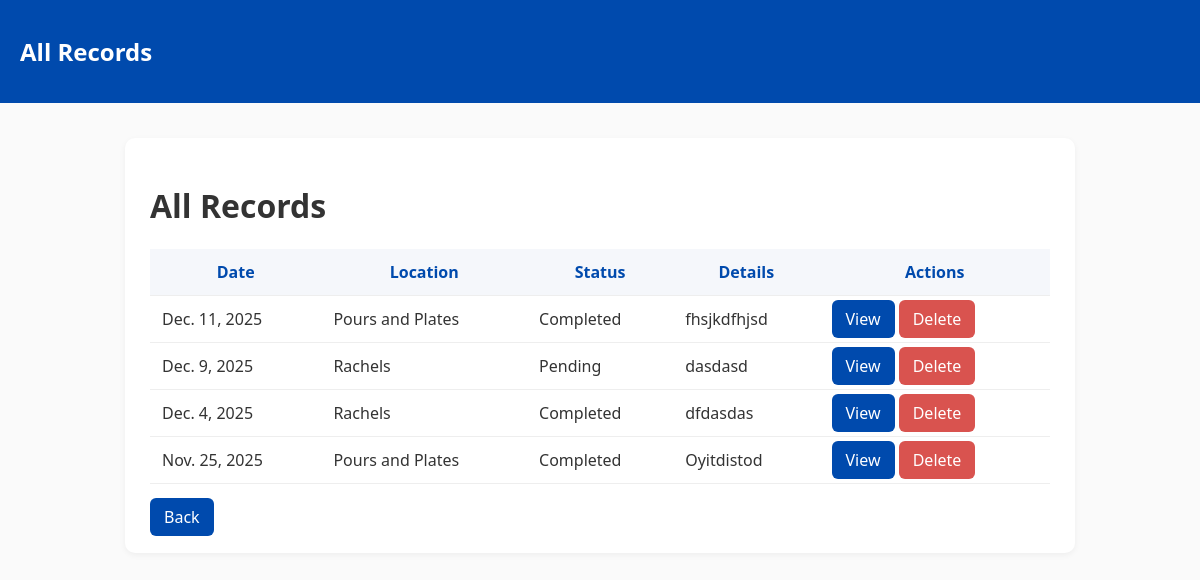
The app's page /records/ with its own data.
### Rachels/models.py (models this page shows, shortened)
class Record(models.Model):
    date = models.DateField()
    location = models.CharField(max_length=200)
    details = models.TextField()
    status = models.CharField(max_length=50, default="Pending")

### Rachels/views.py (the view)
# urls.py: path('records/', views.show_all_records, name='show_all_records'),
def show_all_records(request):
    records = Record.objects.all().order_by('-date')   # newest first
    return render(request, "DisplayRecord.html", {"records": records})

### Rachels/templates/DisplayRecord.html (shortened to what this page needs)
<!DOCTYPE html>
<html>
<head>
</head>
<body>
<header>
    <h2>All Records</h2>
</header>
<div class="container">
    <h1>All Records</h1>
    <table>
        <thead>
        <tr>
            <th>Date</th>
            <th>Location</th>
            <th>Status</th>
            <th>Details</th>
            <th>Actions</th>
        </tr>
        </thead>
        <tbody>
        {% for r in records %}
            <tr>
                <td>{{ r.date }}</td>
                <td>{{ r.location }}</td>
                <td>{{ r.status }}</td>
                <td>{{ r.details }}</td>
                <td>
                    <a class="btn" href="{% url 'record_detail' r.pk %}">View</a>
                    <a class="btn" href="{% url 'delete_record' r.pk %}" style="background:#d9534f;">Delete</a>
                </td>
            </tr>
        {% endfor %}
        </tbody>
    </table>
    <br>
    <a href="/" class="btn">Back</a>
</div>
</body>
</html>

### Rachels/templates/DisplayRecord.html (style rules this page uses)
body { font-family: system-ui, -apple-system, "Segoe UI", Roboto, Helvetica, Arial; background: #fafafa; margin: 0; color: #333; }
header { background: #004aad; padding: 15px 20px; color: white; }
.container { max-width: 900px; margin: 35px auto; background: white; padding: 25px; border-radius: 10px; box-shadow: 0 2px 6px rgba(0,0,0,0.05); }
table { width: 100%; border-collapse: collapse; }
th, td { padding: 12px; border-bottom: 1px solid #eee; }
th { background: #f5f7fb; color: #004aad; }
.btn { background: #004aad; color: white; padding: 8px 14px; border-radius: 6px; text-decoration: none; }

### records on screen
Record: date "Dec. 11, 2025", location "Pours and Plates", status "Completed", details "fhsjkdfhjsd"
Record: date "Dec. 9, 2025", location "Rachels", status "Pending", details "dasdasd"
Record: date "Dec. 4, 2025", location "Rachels", status "Completed", details "dfdasdas"
Record: date "Nov. 25, 2025", location "Pours and Plates", status "Completed", details "Oyitdistod"
